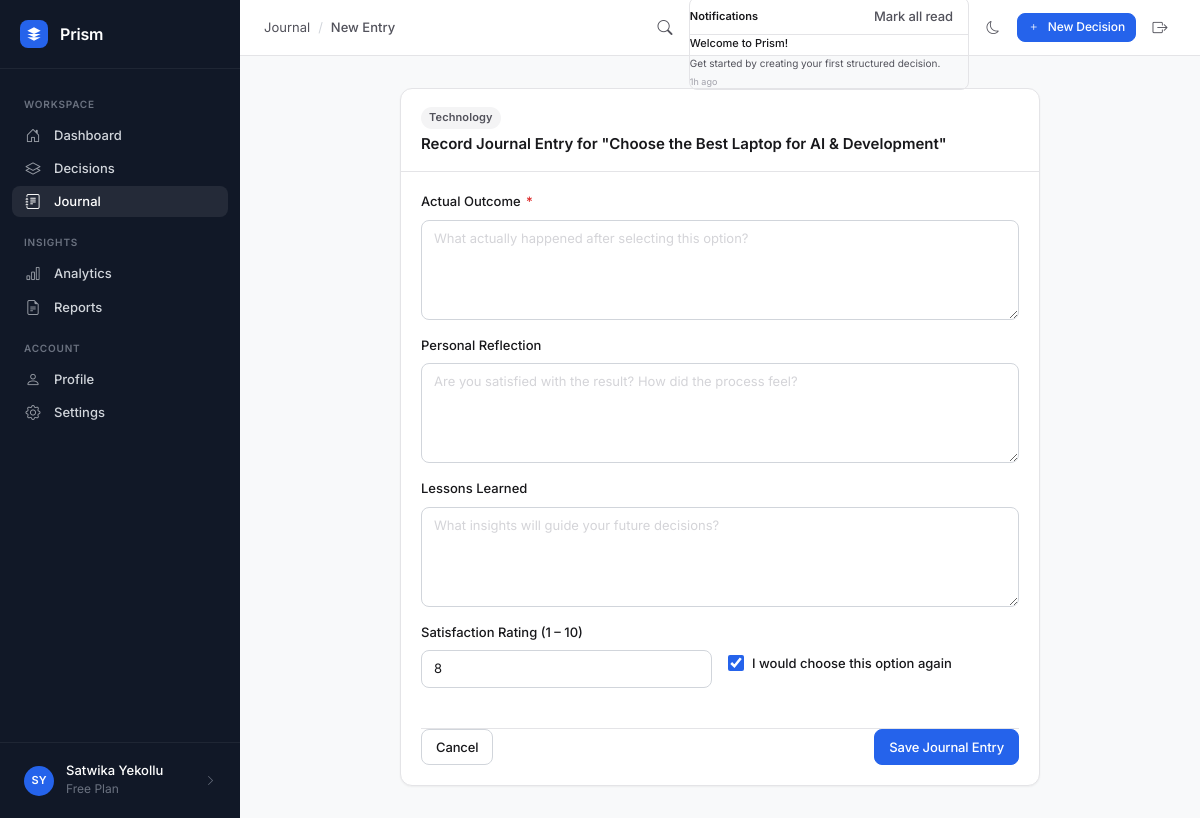
Page /journal/new/3 (signed in) on the committed database.
### app/models/user.py (models this page shows, shortened)
class User(UserMixin, db.Model):
    __tablename__ = 'users'
    id = db.Column(db.Integer, primary_key=True)
    username = db.Column(db.String(80), unique=True, nullable=False, index=True)
    email = db.Column(db.String(120), unique=True, nullable=False, index=True)
    password_hash = db.Column(db.String(255), nullable=False)
    full_name = db.Column(db.String(120), nullable=True)
    avatar_url = db.Column(db.String(255), nullable=True)
    dark_mode = db.Column(db.Boolean, default=False, nullable=False)
    email_verified = db.Column(db.Boolean, default=False, nullable=False)
    created_at = db.Column(db.DateTime, default=datetime.utcnow, nullable=False)
    last_login = db.Column(db.DateTime, nullable=True)
    decisions = db.relationship('Decision', backref='owner', lazy='dynamic',
                                 cascade='all, delete-orphan')
    journal_entries = db.relationship('JournalEntry', backref='author', lazy='dynamic',
                                       cascade='all, delete-orphan')
    activity_logs = db.relationship('ActivityLog', backref='user', lazy='dynamic',
                                     cascade='all, delete-orphan')
    @property
    def display_name(self):
        return self.full_name or self.username
    @property
    def initials(self):
        name = self.full_name or self.username
        parts = name.strip().split()
        if len(parts) >= 2:
            return (parts[0][0] + parts[-1][0]).upper()
        return name[:2].upper() if len(name) >= 2 else name[0].upper()

### app/models/notification.py (models this page shows, shortened)
class Notification(db.Model):
    __tablename__ = 'notifications'
    id = db.Column(db.Integer, primary_key=True)
    user_id = db.Column(db.Integer, db.ForeignKey('users.id', ondelete='CASCADE'), nullable=False, index=True)
    title = db.Column(db.String(255), nullable=False)
    message = db.Column(db.Text, nullable=False)
    link = db.Column(db.String(255), nullable=True)
    is_read = db.Column(db.Boolean, default=False, nullable=False)
    created_at = db.Column(db.DateTime, default=datetime.utcnow, nullable=False)
    user = db.relationship('User', backref=db.backref('notifications', lazy='dynamic', cascade='all, delete-orphan'))

### app/models/decision.py (models this page shows, shortened)
class Decision(db.Model):
    __tablename__ = 'decisions'
    CATEGORIES = [
        ('Technology', 'Technology'),
        ('Career', 'Career'),
        ('Finance', 'Finance'),
        ('Education', 'Education'),
        ('Travel', 'Travel'),
        ('Health', 'Health'),
        ('Business', 'Business'),
        ('Real Estate', 'Real Estate'),
        ('Lifestyle', 'Lifestyle'),
        ('Other', 'Other'),
    ]
    STATUSES = [
        ('draft', 'Draft'),
        ('active', 'In Progress'),
        ('completed', 'Completed'),
        ('archived', 'Archived'),
    ]
    PRIVACY_OPTIONS = [
        ('private', 'Private'),
        ('shared', 'Shared'),
    ]
    id = db.Column(db.Integer, primary_key=True)
    user_id = db.Column(db.Integer, db.ForeignKey('users.id', ondelete='CASCADE'),
                         nullable=False, index=True)
    title = db.Column(db.String(200), nullable=False)
    category = db.Column(db.String(80), nullable=False, default='Other')
    goal = db.Column(db.Text, nullable=True)
    description = db.Column(db.Text, nullable=True)
    status = db.Column(db.String(20), nullable=False, default='draft')
    privacy = db.Column(db.String(20), nullable=False, default='private')
    deadline = db.Column(db.Date, nullable=True)
    pinned = db.Column(db.Boolean, default=False, nullable=False)
    final_choice_id = db.Column(db.Integer, db.ForeignKey('options.id', ondelete='SET NULL'),
                                 nullable=True)
    confidence_score = db.Column(db.Float, nullable=True)
    created_at = db.Column(db.DateTime, default=datetime.utcnow, nullable=False)
    updated_at = db.Column(db.DateTime, default=datetime.utcnow,
                            onupdate=datetime.utcnow, nullable=False)
    criteria = db.relationship('Criterion', backref='decision', lazy='dynamic',
                                cascade='all, delete-orphan',
                                order_by='Criterion.sort_order')
    options = db.relationship('Option', backref='decision', lazy='dynamic',
                               cascade='all, delete-orphan',
                               foreign_keys='Option.decision_id',
                               order_by='Option.sort_order')
    scores = db.relationship('Score', backref='decision', lazy='dynamic',
                              cascade='all, delete-orphan')
    journal_entry = db.relationship('JournalEntry', backref='decision',
                                     uselist=False, cascade='all, delete-orphan')
    activity_logs = db.relationship('ActivityLog', backref='decision', lazy='dynamic',
                                     cascade='all, delete-orphan')
    final_choice = db.relationship('Option', foreign_keys=[final_choice_id],
                                    post_update=True)

### app/blueprints/journal/routes.py (the view, shortened to what this page needs)
@journal_bp.route('/new/<int:decision_id>', methods=['GET', 'POST'])
@login_required
def new_entry(decision_id):
    decision = Decision.query.filter_by(
        id=decision_id, user_id=current_user.id
    ).first_or_404()
    if decision.journal_entry:
        flash('A journal entry already exists for this decision.', 'info')
        return redirect(url_for('journal.detail', entry_id=decision.journal_entry.id))
    form = JournalEntryForm()
    return render_template('journal/new.html', form=form, decision=decision)

### app/blueprints/journal/forms.py
class JournalEntryForm(FlaskForm):
    outcome = TextAreaField('Actual Outcome', validators=[DataRequired()],
                            description='What happened after making this decision?')
    reflection = TextAreaField('Personal Reflection', validators=[Optional()],
                               description='How do you feel about the process and result?')
    lessons_learned = TextAreaField('Lessons Learned', validators=[Optional()],
                                    description='What would you do differently next time?')
    satisfaction_score = IntegerField('Satisfaction Score (1 – 10)', validators=[
        Optional(), NumberRange(min=1, max=10)
    ], default=8)
    would_choose_again = BooleanField('I would make the exact same choice again', default=True)
    submit = SubmitField('Save Journal Entry')

### app/models/user.py (called while the page is built)
@login_manager.user_loader
def load_user(user_id):
    return db.session.get(User, int(user_id))

### app/templates/journal/new.html (shortened to what this page needs)
{% extends "base.html" %}
{% block breadcrumb %}
<a href="{{ url_for('journal.index') }}">Journal</a>
<span class="separator">/</span>
<span class="font-medium text-text">New Entry</span>
{% endblock %}
{% block content %}
<div class="card max-w-2xl mx-auto" style="max-width: 640px; margin: 0 auto;">
  <div class="card-header">
    <div>
      <span class="badge badge-neutral text-xs mb-1">{{ decision.category }}</span>
      <div class="card-title">Record Journal Entry for "{{ decision.title }}"</div>
    </div>
  </div>
  <div class="card-body">
    <form method="POST" action="{{ url_for('journal.new_entry', decision_id=decision.id) }}" novalidate>
      <div class="form-group">
        <label class="form-label" for="outcome">Actual Outcome <span class="required">*</span></label>
        {{ form.outcome(class="form-control" + (" is-invalid" if form.outcome.errors else ""), id="outcome", rows="3", placeholder="What actually happened after selecting this option?", autofocus=true) }}
      </div>
      <div class="form-group">
        <label class="form-label" for="reflection">Personal Reflection</label>
        {{ form.reflection(class="form-control" + (" is-invalid" if form.reflection.errors else ""), id="reflection", rows="3", placeholder="Are you satisfied with the result? How did the process feel?") }}
      </div>
      <div class="form-group">
        <label class="form-label" for="lessons_learned">Lessons Learned</label>
        {{ form.lessons_learned(class="form-control" + (" is-invalid" if form.lessons_learned.errors else ""), id="lessons_learned", rows="3", placeholder="What insights will guide your future decisions?") }}
      </div>
      <div class="grid grid-cols-1 md:grid-cols-2 gap-4" style="display: grid; grid-template-columns: repeat(auto-fit, minmax(200px, 1fr)); gap: 1rem;">
        <div class="form-group">
          <label class="form-label" for="satisfaction_score">Satisfaction Rating (1 – 10)</label>
          {{ form.satisfaction_score(class="form-control" + (" is-invalid" if form.satisfaction_score.errors else ""), id="satisfaction_score", type="number", min="1", max="10") }}
        </div>
        <div class="form-group flex items-center mt-6">
          <label class="form-check">
            {{ form.would_choose_again(class="form-check-input") }}
            <span class="form-check-label font-medium">I would choose this option again</span>
          </label>
        </div>
      </div>
      <div class="flex justify-between items-center mt-6 pt-4 border-top">
        <a href="{{ url_for('decisions.detail', decision_id=decision.id) }}" class="btn btn-secondary">Cancel</a>
        <button type="submit" class="btn btn-primary">Save Journal Entry</button>
      </div>
    </form>
  </div>
</div>
{% endblock %}

### app/templates/base.html (shortened to what this page needs)
<!DOCTYPE html>
<html lang="en" {% if current_user.is_authenticated and current_user.dark_mode %}data-theme="dark"{% endif %}>
<head>
  <link rel="stylesheet" href="https://cdn.jsdelivr.net/npm/bootstrap-icons@1.11.3/font/bootstrap-icons.min.css" />
  <link rel="stylesheet" href="{{ url_for('static', filename='css/main.css') }}" />
</head>
<body>
  <div class="app-wrapper">
    <aside class="sidebar" id="sidebar" role="navigation" aria-label="Main navigation">
      <div class="sidebar-header">
        <a href="{{ url_for('dashboard.index') }}" class="sidebar-logo" aria-label="Prism home">
          <svg viewBox="0 0 24 24" xmlns="http://www.w3.org/2000/svg">
            <path d="M12 2L2 7l10 5 10-5-10-5zM2 17l10 5 10-5M2 12l10 5 10-5"/>
          </svg>
        </a>
        <span class="sidebar-brand">Prism</span>
      </div>
      <nav class="sidebar-nav">
        <div class="nav-section-label">Workspace</div>
        <a href="{{ url_for('dashboard.index') }}"
           class="nav-item {% if request.endpoint == 'dashboard.index' %}active{% endif %}"
           id="nav-dashboard">
          <i class="bi bi-house-door"></i>
          Dashboard
        </a>
        <a href="{{ url_for('decisions.index') }}"
           class="nav-item {% if request.blueprint == 'decisions' %}active{% endif %}"
           id="nav-decisions">
          <i class="bi bi-layers"></i>
          Decisions
        </a>
        <a href="{{ url_for('journal.index') }}"
           class="nav-item {% if request.blueprint == 'journal' %}active{% endif %}"
           id="nav-journal">
          <i class="bi bi-journal-text"></i>
          Journal
        </a>
        <div class="nav-section-label">Insights</div>
        <a href="{{ url_for('analytics.index') }}"
           class="nav-item {% if request.blueprint == 'analytics' %}active{% endif %}"
           id="nav-analytics">
          <i class="bi bi-bar-chart"></i>
          Analytics
        </a>
        <a href="{{ url_for('reports.index') }}"
           class="nav-item {% if request.blueprint == 'reports' %}active{% endif %}"
           id="nav-reports">
          <i class="bi bi-file-earmark-text"></i>
          Reports
        </a>
        <div class="nav-section-label">Account</div>
        <a href="{{ url_for('profile.index') }}"
           class="nav-item {% if request.blueprint == 'profile' %}active{% endif %}"
           id="nav-profile">
          <i class="bi bi-person"></i>
          Profile
        </a>
        <a href="{{ url_for('profile.settings') }}"
           class="nav-item {% if request.endpoint == 'profile.settings' %}active{% endif %}"
           id="nav-settings">
          <i class="bi bi-gear"></i>
          Settings
        </a>
      </nav>
      <div class="sidebar-footer">
        <a href="{{ url_for('profile.index') }}" class="sidebar-user" id="sidebar-user-link">
          <div class="sidebar-avatar">
            {{ current_user.initials if current_user.is_authenticated else 'PR' }}
          </div>
          <div class="sidebar-user-info">
            <div class="sidebar-user-name">
              {{ current_user.display_name if current_user.is_authenticated else 'Guest' }}
            </div>
            <div class="sidebar-user-role">Free Plan</div>
          </div>
          <i class="bi bi-chevron-right" style="color:var(--sidebar-text-muted);font-size:11px;margin-left:auto"></i>
        </a>
      </div>
    </aside>
    <div class="main-content">
      <header class="topbar">
        <div class="topbar-breadcrumb">
          {% block breadcrumb %}{% endblock %}
        </div>
        <div class="flex items-center gap-2" style="margin-left:auto">
          <a href="{{ url_for('search.index') }}"
             class="btn btn-ghost btn-icon"
             title="Search (Ctrl+K)"
             id="topbar-search-btn"
             aria-label="Search">
            <i class="bi bi-search" style="font-size:15px"></i>
          </a>
          {% if current_user.is_authenticated %}
          <div class="dropdown" id="notifications-dropdown-wrapper">
            <ul class="dropdown-menu dropdown-menu-end shadow-md border p-0" aria-labelledby="notificationsBtn" style="border-radius: var(--radius-md); width: 280px; font-size: 11px;">
              <li class="p-2 border-bottom flex justify-between items-center bg-surface-2" style="background: var(--color-surface-hover); display: flex; justify-content: space-between; align-items: center;">
                <span class="font-semibold text-text">Notifications</span>
                {% if unread_count and unread_count > 0 %}
                  <button onclick="markAllNotificationsRead(event)" class="btn btn-ghost text-xs text-primary p-0 m-0 border-0" style="background:none; cursor: pointer;">Mark all read</button>
                {% endif %}
              </li>
              <div id="notifications-list-container" style="max-height: 250px; overflow-y: auto;">
                {% if unread_notifications %}
                  {% for notif in unread_notifications %}
                    <li class="p-2 border-bottom hover-bg-surface-2" style="cursor: pointer; list-style-type: none;" onclick="markNotificationRead({{ notif.id }}, '{{ notif.link or '' }}')">
                      <div class="font-semibold text-text" style="font-weight: 500;">{{ notif.title }}</div>
                      <div class="text-secondary mt-1" style="font-size: 10px;">{{ notif.message }}</div>
                      <div class="text-muted mt-1" style="font-size: 9px;">{{ notif.created_at|timeago }}</div>
                    </li>
                  {% endfor %}
                {% else %}
                  <li class="p-3 text-center text-muted" style="list-style-type: none;">No new notifications</li>
                {% endif %}
              </div>
            </ul>
          </div>
          {% endif %}
          <button id="dark-mode-toggle"
                  class="btn btn-ghost btn-icon"
                  aria-label="Toggle dark mode"
                  title="Toggle dark mode">
            <i class="bi {% if current_user.is_authenticated and current_user.dark_mode %}bi-sun{% else %}bi-moon{% endif %}"></i>
          </button>
          <a href="{{ url_for('decisions.new_decision') }}"
             class="btn btn-primary btn-sm"
             id="topbar-new-decision">
            <i class="bi bi-plus"></i>
            New Decision
          </a>
          <form action="{{ url_for('auth.logout') }}" method="POST" style="margin:0">
            <button type="submit" class="btn btn-ghost btn-icon"
                    aria-label="Sign out" title="Sign out">
              <i class="bi bi-box-arrow-right" style="font-size:15px"></i>
            </button>
          </form>
        </div>
      </header>
      <main class="page-content" id="main-content">
        {% block content %}{% endblock %}
      </main>
    </div>
  </div>
</body>
</html>

### rows in the picture
User: full_name "SY", full_name "Satwika Yekollu"
Notification: title "Welcome to Prism!", message "Get started by creating your first structured decision.", created_at "1h ago"
Decision: category "Technology", title "Choose the Best Laptop for AI & Development"
